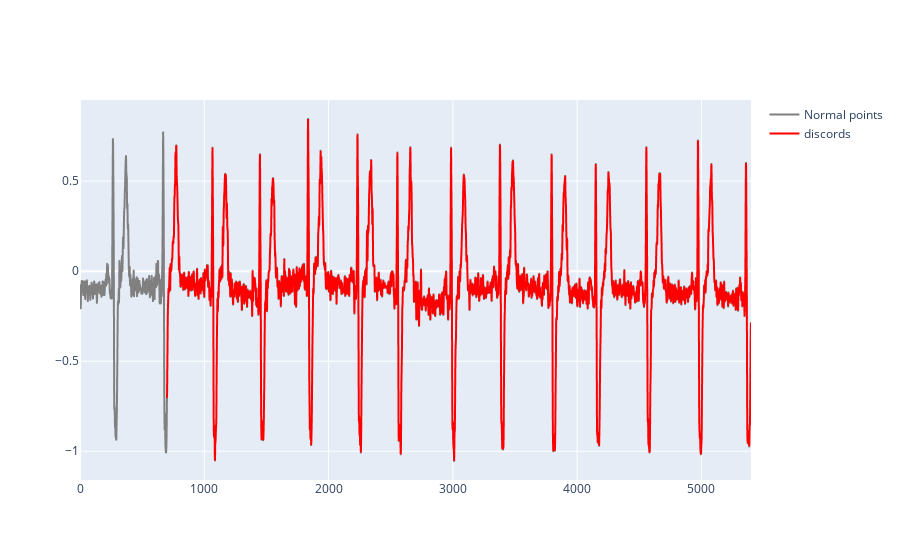

Here is the notebook cell this chart was saved with:
### Code cell
show_ts(df.value, np.where(np.array(scores) > 0)[0], dataset.loc[0, 'discord length'])

### Figure 1 — Plotly figure (JSON) as saved in the notebook; plotly's stock layout.template omitted (floating-point values rounded to 4 significant figures; data arrays with more than 128 entries replaced by an {"elided": "..."} marker saying what was removed)
{"data": [{"line": {"color": "gray"}, "name": "Normal points", "type": "scattergl", "x": {"elided": "5400 int values"}, "y": {"elided": "5400 float values"}}, {"line": {"color": "red"}, "name": "discords", "type": "scattergl", "x": {"elided": "5400 int values"}, "y": {"elided": "5400 float values"}}], "layout": {}}
